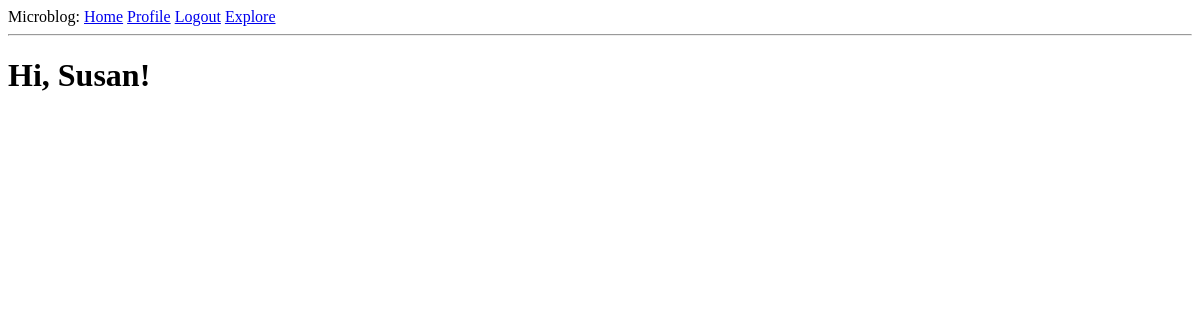
The page /explore (signed in) on the database as committed earlier.
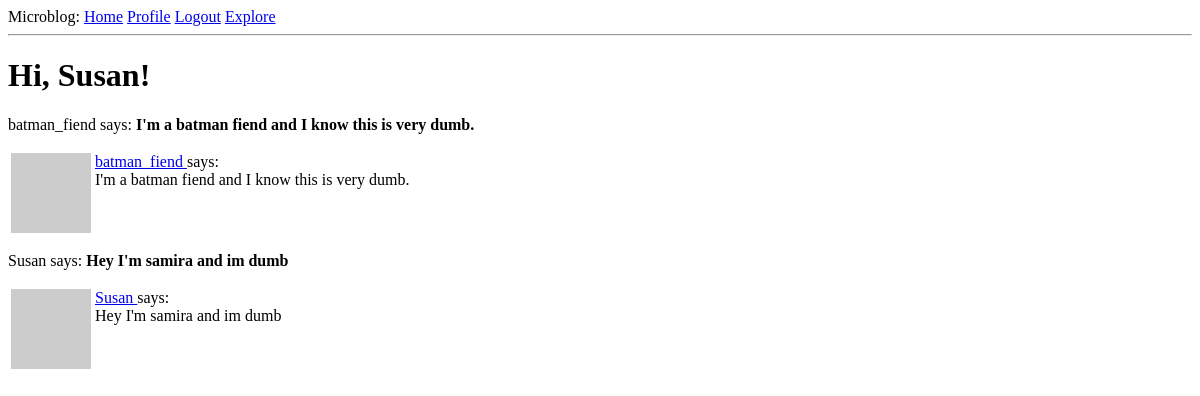
The same page on the database as committed later.
### app/models.py (models this page shows, shortened)
class User(UserMixin, db.Model):
    id: so.Mapped[int] = so.mapped_column(primary_key=True)
    username: so.Mapped[str] = so.mapped_column(sa.String(64), index=True, unique=True)
    email: so.Mapped[str] = so.mapped_column(sa.String(120), index=True, unique=True)
    password_hash: so.Mapped[Optional[str]] = so.mapped_column(sa.String(256))
    about_me: so.Mapped[Optional[str]] = so.mapped_column(sa.String(140))
    last_seen: so.Mapped[Optional[datetime]] = so.mapped_column(default=lambda: datetime.now(timezone.utc))
    posts: so.WriteOnlyMapped['Post'] = so.relationship(back_populates='author')
    def avatar(self, size):
        digest = md5(self.email.lower().encode('utf-8')).hexdigest()
        return f'https://www.gravatar.com/avatar/{digest}?d=identicon&s={size}'
    following: so.WriteOnlyMapped['User'] = so.relationship(
        secondary=followers, primaryjoin=(followers.c.follower_id == id),
        secondaryjoin=(followers.c.followed_id == id),
        back_populates='followers')
    followers: so.WriteOnlyMapped['User'] = so.relationship(
        secondary=followers, primaryjoin=(followers.c.followed_id == id),
        secondaryjoin=(followers.c.follower_id == id),
        back_populates='following')

class Post(db.Model):
    id: so.Mapped[int] = so.mapped_column(primary_key=True)
    body: so.Mapped[str] = so.mapped_column(sa.String(140))
    timestamp: so.Mapped[datetime] = so.mapped_column(index=True, default=lambda: datetime.now(timezone.utc))
    user_id: so.Mapped[int] = so.mapped_column(sa.ForeignKey(User.id),index=True)
    author: so.Mapped[User] = so.relationship(back_populates='posts')

### app/routes.py (the view)
@app.route('/explore')
@login_required
def explore():
    query = sa.select(Post).order_by(Post.timestamp.desc())
    posts = db.session.scalars(query).all()
    return render_template('index.html', title='Explore', posts=posts)

### app/models.py (called while the page is built)
@login.user_loader
def load_user(id):
    return db.session.get(User, int(id))

### app/routes.py (called while the page is built)
@app.before_request
def before_request():
    if current_user.is_authenticated:
        current_user.last_seen = datetime.now(timezone.utc)
        db.session.commit()

### app/templates/index.html (shortened to what this page needs)
{% extends "base.html" %}
{% block content %}
    <h1>Hi, {{ current_user.username }}!</h1>
    {% for post in posts %}
        <p>
        {{ post.author.username }} says: <b>{{ post.body }}</b>
        </p>
        {% include '_post.html' %}
    {% endfor %}
{% endblock %}

### app/templates/base.html (shortened to what this page needs)
<html>
    <head>
    </head>
    <body>
        <div>
            Microblog:
            <a href="{{ url_for('index') }}">Home</a>
            {% if current_user.is_anonymous %}
            <a href="{{ url_for('login') }}">Login</a>
            {% else %}
            <a href="{{ url_for('user', username=current_user.username) }}">Profile</a>
            <a href="{{ url_for('logout') }}">Logout</a>
            <a href="{{ url_for('explore') }}">Explore</a>
            {% endif %}
        </div>
        <hr>
        {% block content %}{% endblock %}
    </body>
</html>

### app/templates/_post.html
<table>
    <tr valign="top">
        <td><img src="{{ post.author.avatar(36) }}"></td>
        <td>
            <a href="{{ url_for('user', username=post.author.username) }}">
                {{ post.author.username }}
            </a>
            says:<br>{{ post.body }}
        </td>
    </tr>
</table>

Rows that differ between the two databases and show on the page:
added Post: author.username "batman_fiend", body "I'm a batman fiend and I know this is very dumb."
added Post: author.username "Susan", body "Hey I'm samira and im dumb"
